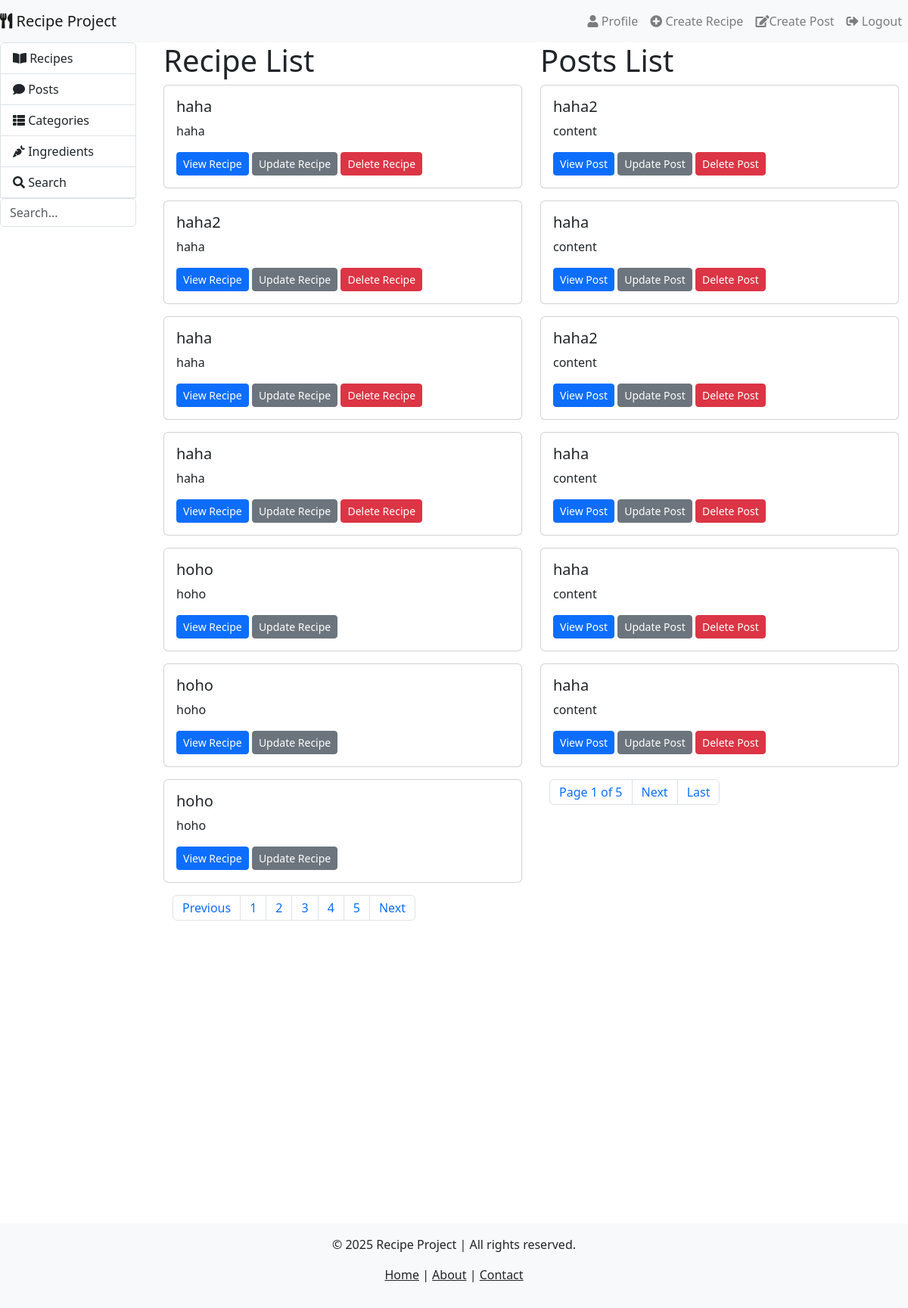
The page / (signed in) on the database its author committed.
### recipe_app/models.py (models this page shows, shortened)
class Recipe(models.Model):
    chef = models.ForeignKey(Chef, on_delete=models.CASCADE)
    title = models.CharField(max_length=200)
    description = models.TextField()
    instructions = models.TextField()
    categories = models.ManyToManyField(Category)
    ingredients = models.ManyToManyField(Ingredient)

class Post(models.Model):
    user = models.ForeignKey(User, on_delete=models.CASCADE)
    recipe = models.ForeignKey(Recipe, on_delete=models.CASCADE)
    comment = models.TextField()
    created_at = models.DateTimeField(auto_now_add=True)

### recipe_app/views.py (the view)
# urls.py: path('', views.HomeView.as_view(), name='home'),
class HomeView(ListView):
    model = Recipe
    template_name = 'home.html'
    context_object_name = 'recipes'
    queryset = Recipe.objects.all().order_by('id')
    paginate_by = 7
    def get_context_data(self, **kwargs):
        context = super().get_context_data(**kwargs)
        post_list = Post.objects.all().order_by('id')
        post_paginator = Paginator(post_list, 6)  # Set the number of posts per page
        page_number = self.request.GET.get('post_page')  # Get the page number for posts
        post_page_obj = post_paginator.get_page(page_number)
        context['posts'] = post_page_obj  # Pass paginated posts to the context
        return context

### recipe_app/context_processors.py (called while the page is built)
def current_year(request):
    return {'current_year': datetime.now().year}

### templates/home.html (shortened to what this page needs)
{% extends 'base.html' %}
{% block content %}
    <div class="container">
        {% if user.is_authenticated %}
        <div class="row">
            <div class="col-md-6">
                <h1>Recipe List</h1>
                <div class="row">
                    {% for recipe in recipes %}
                        <div class="col-md-12 mb-3">
                            <div class="card">
                                <div class="card-body">
                                    <h5 class="card-title">{{ recipe.title }}</h5>
                                    <p class="card-text">{{ recipe.description }}</p>
                                    <a href="{% url 'view_recipe' recipe.pk %}" class="btn btn-primary btn-sm">View Recipe</a>
                                    <a href="{% url 'update_recipe' recipe.pk %}" class="btn btn-secondary btn-sm">Update Recipe</a>
                                    {% if user == recipe.chef.user %}
                                    <a href="{% url 'delete_recipe' recipe.pk %}" class="btn btn-danger btn-sm">Delete Recipe</a>
                                    {% endif %}
                                </div>
                            </div>
                        </div>
                    {% endfor %}
                </div>
                <div class="container">
                  <nav>
                    <ul class="pagination">
                      <li class="page-item"><a href="?recipe_page={{ recipes.previous_page_number }}" class="page-link">Previous</a></li>
                      <li class="page-item"><a href="?page=1" class="page-link">1</a></li>
                      <li class="page-item"><a href="?page=2" class="page-link">2</a></li>
                      <li class="page-item"><a href="?page=3" class="page-link">3</a></li>
                      <li class="page-item"><a href="?page=4" class="page-link">4</a></li>
                      <li class="page-item"><a href="?page=5" class="page-link">5</a></li>
                      <li class="page-item"><a href="?recipe_page={{ recipes.paginator.num_pages }}" class="page-link">Next</a></li>
                    </ul>
                  </nav>
                </div>
            </div>
            <div class="col-md-6">
                <h1>Posts List</h1>
                <div class="row">
                    {% for post in posts %}
                        <div class="col-md-12 mb-3">
                            <div class="card">
                                <div class="card-body">
                                    <h5 class="card-title">{{ post.recipe.title }}</h5>
                                    <p class="card-text">{{ post.comment }}</p>
                                    <a href="{% url 'view_post' post.pk %}" class="btn btn-primary btn-sm">View Post</a>
                                    <a href="{% url 'update_post' post.pk %}" class="btn btn-secondary btn-sm">Update Post</a>
                                    {% if user == post.user %}
                                    <a href="{% url 'delete_post' post.pk %}" class="btn btn-danger btn-sm">Delete Post</a>
                                    {% endif %}
                                </div>
                            </div>
                        </div>
                    {% endfor %}
                </div>
                <div class="container">
                  <nav>
                    <ul class="pagination">
                            <li class="page-item"><a href="?page=1" class="page-link">Page {{ posts.number }} of {{ posts.paginator.num_pages }}</a></li>
                        {% if posts.has_next %}
                          <li class="page-item"><a href="?post_page={{ posts.next_page_number }}" class="page-link">Next</a></li>
                          <li class="page-item"><a href="?post_page={{ posts.paginator.num_pages }}" class="page-link">Last</a></li>
                        {% endif %}
                    </ul>
                  </nav>
                </div>
            </div>
        </div>
        {% endif %}
    </div>
{% endblock %}

### rows shown on the page
Recipe: title "haha", description "haha", shows "Delete Recipe"
Recipe: title "haha2", description "haha", shows "Delete Recipe"
Recipe: title "haha", description "haha", shows "Delete Recipe"
Recipe: title "haha", description "haha", shows "Delete Recipe"
Recipe: title "hoho", description "hoho"
Recipe: title "hoho", description "hoho"
Recipe: title "hoho", description "hoho"
Post: recipe "haha2", comment "content", shows "Delete Post"
Post: recipe "haha", comment "content", shows "Delete Post"
Post: recipe "haha2", comment "content", shows "Delete Post"
Post: recipe "haha", comment "content", shows "Delete Post"
Post: recipe "haha", comment "content", shows "Delete Post"
Post: recipe "haha", comment "content", shows "Delete Post"

### other values the page prints
{{ posts.number }} "1"
{{ posts.paginator.num_pages }} "5"
